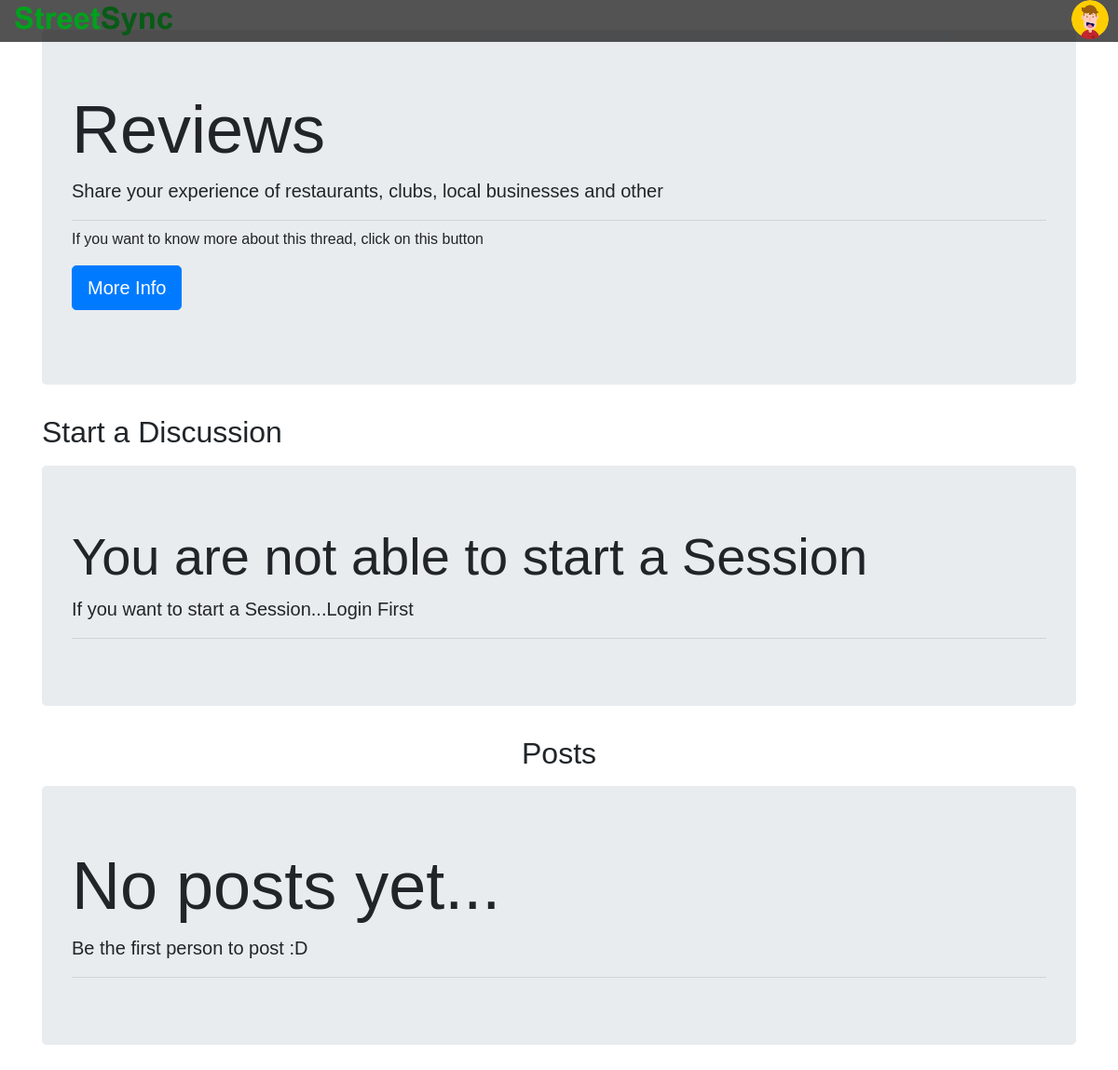
The app's page /threadlist.php?catid=3 with its own data.
### tables this page shows
CREATE TABLE `categories` (
  `category_id` int(11) NOT NULL,
  `category_name` text NOT NULL,
  `category_description` text NOT NULL,
  `date` datetime NOT NULL DEFAULT current_timestamp()
);

### threadlist.php (the view, shortened to what this page needs)
<?php
include("connect.php");
$id = $_GET['catid'];
$sql = "SELECT * FROM `categories` WHERE category_id = '$id'";
$result = mysqli_query($conn,$sql);
while ($row = mysqli_fetch_assoc($result)) {
    $catname = $row['category_name'];
    $catdesc = $row['category_description'];
}
$profilePicSrc = 'assets/profile/defaultPic.png';
?>
<!doctype html>
<html lang="en">
<head>
    <link rel="stylesheet" href="https://stackpath.bootstrapcdn.com/bootstrap/4.3.1/css/bootstrap.min.css">
    <link rel="stylesheet" href="style/home_page.css">
    <link rel="stylesheet" href="https://cdn.jsdelivr.net/npm/bootstrap-icons@1.9.1/font/bootstrap-icons.css">
</head>
<body>
<div class="navbar">
    <ul>
        <li style="float:left">
            <a href="HomePage.php">
                <img src="assets/images/StreetSyncName.png" alt="StreetSyncName">
            </a>
        </li>
        <div class="hero">
            <nav>
                <img src="<?php echo $profilePicSrc; ?>" class="user-pic" onclick="toggleMenu()">
            </nav>
        </div>
    </ul>
</div>
    <div class="container my-3">
        <div class="jumbotron">
            <h1 class="display-3"><?php echo $catname; ?></h1>
            <p class="lead"><?php echo $catdesc; ?></p>
            <hr class="my-2">
            <p>If you want to know more about this thread, click on this button</p>
            <p class="lead">
                <a class="btn btn-primary btn-lg" href="index.php" role="button">More Info</a>
            </p>
        </div>
    </div>
    <div class="container my-3">
        <h2 class="my-3">Start a Discussion</h2>
        <?php
        if (isset($_SESSION['loggedin']) && $_SESSION['loggedin'] == true) {
            echo '<form action="'.$_SERVER["REQUEST_URI"].'" method="post">
            <div class="form-group">
                <label for="">Problem Subject</label>
                <input type="text" class="form-control" name="title" id="" aria-describedby="helpId" placeholder="">
                <small>Write a short and crisp subject</small>
                </div>
                <input type="hidden" name="user_id" value="'.$_SESSION["user_id"].'">
                <div class="form-group">
                <label for="">Your Concern</label>
                <textarea name="desc" rows="3" class="form-control"></textarea>
            </div>
            <button type="submit" class="btn btn-primary">Post</button>
        </form>';
        } else {
            echo '<div class="jumbotron">
            <h1 class="display-4">You are not able to start a Session</h1>
            <p class="lead">If you want to start a Session...Login First</p>
            <hr class="my-2">
        </div>';
        }
        ?>
    </div>
    <div class="container my-4" id="footer">
    <h2 class="text-center">Posts</h2>
    <div class="container-my-3">
        <?php
        $noresult = true;
        if ($noresult) {
            echo '<div class="jumbotron my-3">
                <h1 class="display-3">No posts yet...</h1>
                <p class="lead">Be the first person to post :D</p>
                <hr class="my-2">
            </div>';
        }
        ?>
    </div>
</div>
</body>
</html>

### style/home_page.css (style rules this page uses)
body, html { height: 100%; margin: 0; padding: 0; box-sizing: border-box; min-height: 100vh; font-family: "Poppins", sans-serif; }
.navbar ul { list-style-type: none; text-align: center; margin: 0; padding: 0; background-color: rgba(10, 10, 10, 0.7); position: fixed; top: 0; left: 0; right: 0; z-index: 1000; }
.navbar li { display: inline-block; }
.navbar li img { height: 45px; padding: 7px 16px; }
.hero { position: absolute; right: 0; top: 0; margin-right: 10px; }
.user-pic { width: 40px; border-radius: 50%; cursor: pointer; margin-left: 30px; }

### threadlist.php (style rules this page uses)
#footer { min-height: 500px; }

### records on screen
categories: category_name "Reviews", category_description "Share your experience of restaurants, clubs, local businesses and other"
